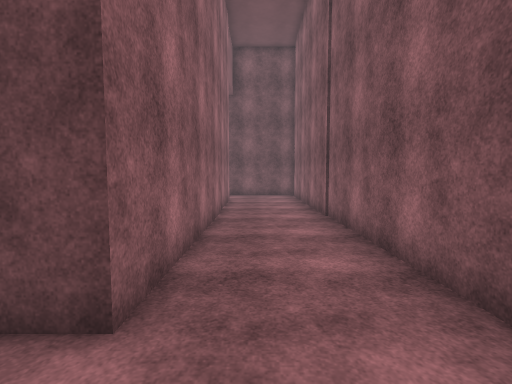
view 1 (above)

16 first-person views from a walk through a scene from a Unity 3-D project. The camera is 1.5 m above the floor, tilts 4° down and sees 85° across. The floor is counted in squares, 1 m on a side. Each view is taken from the middle of a square. On the plan, view 1 faces up. The plan holds only what a view shows up to about 14 squares ahead; the rest is blank. The place goes on beyond the plan. Some animated figures are left out. Surface patterns are stand-ins for the level's own textures.

view 2
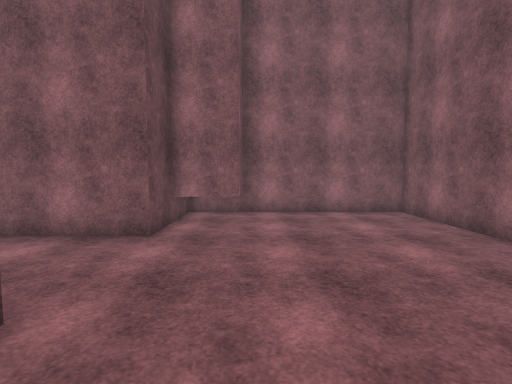

view 3
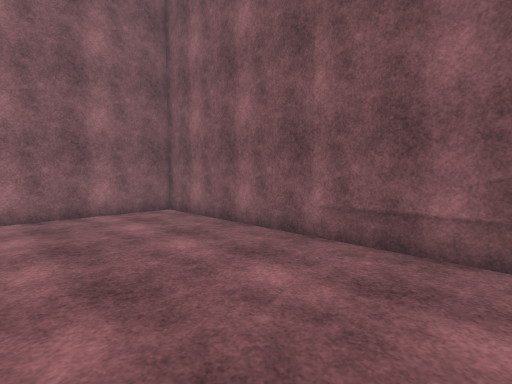

view 4
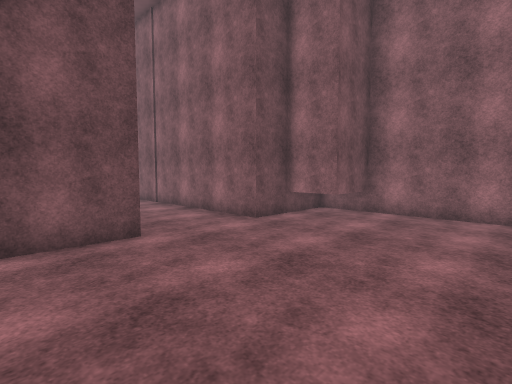

view 5
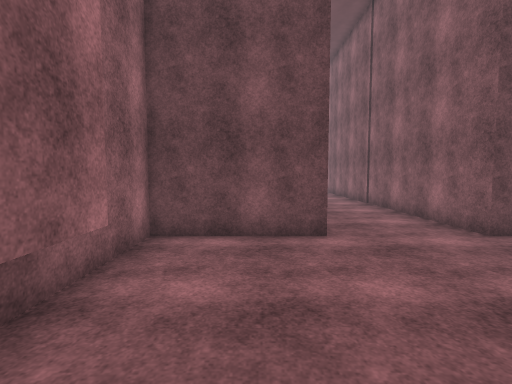

view 6
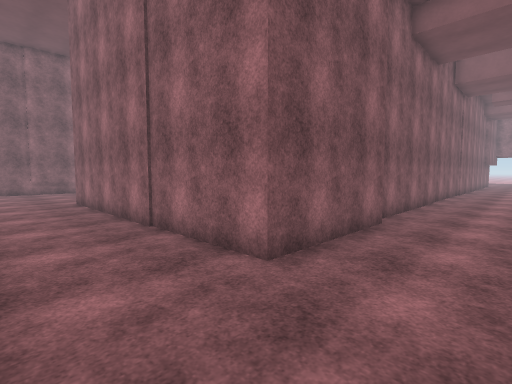

view 7
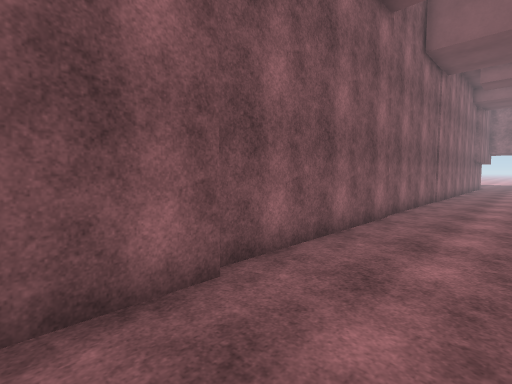

view 8
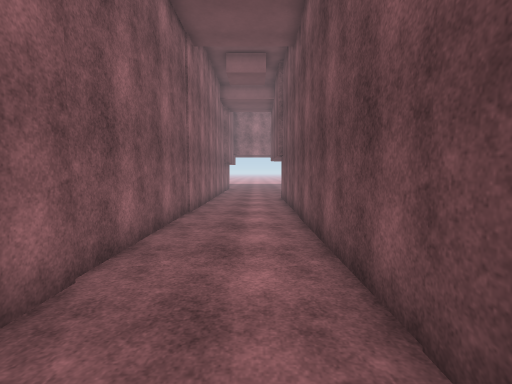

view 9
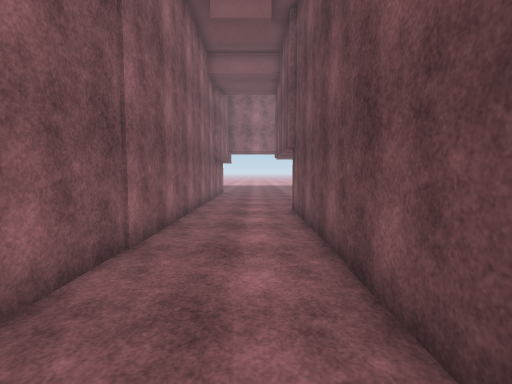

view 10
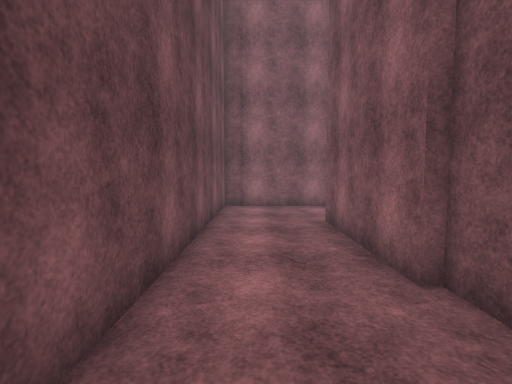

view 11
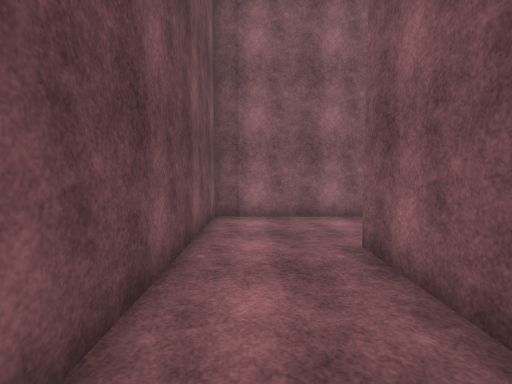

view 12
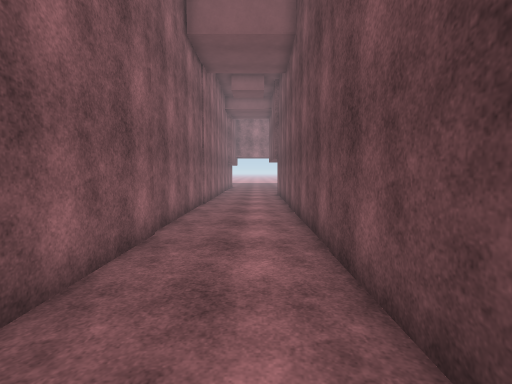

view 13
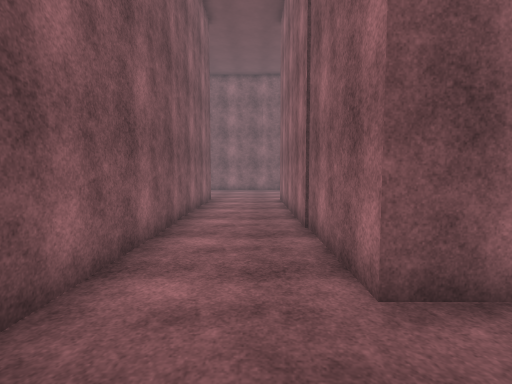

view 14
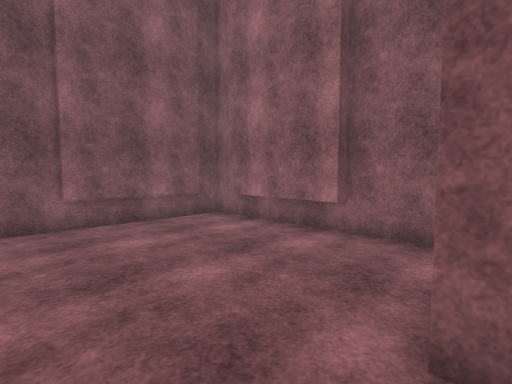

view 15
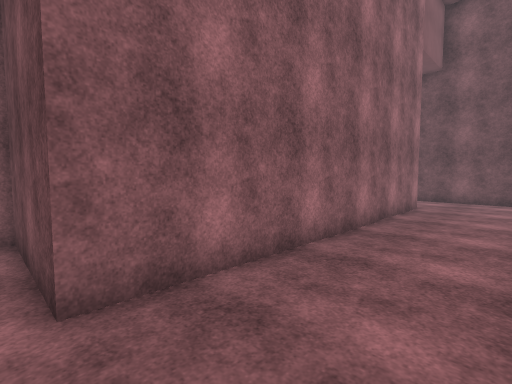

view 16
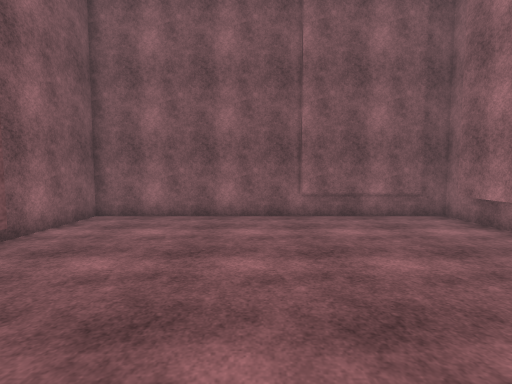

### Floor plan
Points are (right, up) in squares from view 1. A wall is a line through its corners. A room is listed if a view was taken in it or the views show most of it. See-through windows are left out.
Room 1 (views 1, 2, 3, 4, 5, 6, 7, 8, 9, 10, 11, 12, 13, 14, 15, 16)
walls: (-6.5, 14.9) (-1.3, 14.9) (-1.3, 2.5) (-5.5, 2.5) (-5.5, -5.5) (6.5, -5.5) (6.5, 2.5); (6.1, 2.5) (2.5, 2.5) (2.5, 18.4) (-24.5, 18.4); (-5.6, -0.3) (-5, -0.3) (-5, -4.4); (6.5, 0.5) (4.2, 0.5) (4.2, 2.5); (-4.6, -5.3) (-0.5, -5.3); (-24.5, 14.5) (-6.4, 14.5)

Where each view was taken, in squares from view 1:
view 1: 0 up, 0 right, facing up
view 2: 0 up, 4 left, facing right
view 3: 0 up, 4 left, facing down-right
view 4: 4 down, 4 left, facing up-right
view 5: 4 down, 3 left, facing up
view 6: 18 up, 2 right, facing down-left
view 7: 18 up, 4 left, facing down-left
view 8: 17 up, 10 left, facing left
view 9: 17 up, 15 left, facing left
view 10: 17 up, 10 left, facing right
view 11: 17 up, 7 left, facing right
view 12: 17 up, 7 left, facing left
view 13: 18 up, 0 right, facing down
view 14: 3 up, 1 right, facing down-left
view 15: 2 up, 2 right, facing up-left
view 16: 4 up, 1 right, facing down
